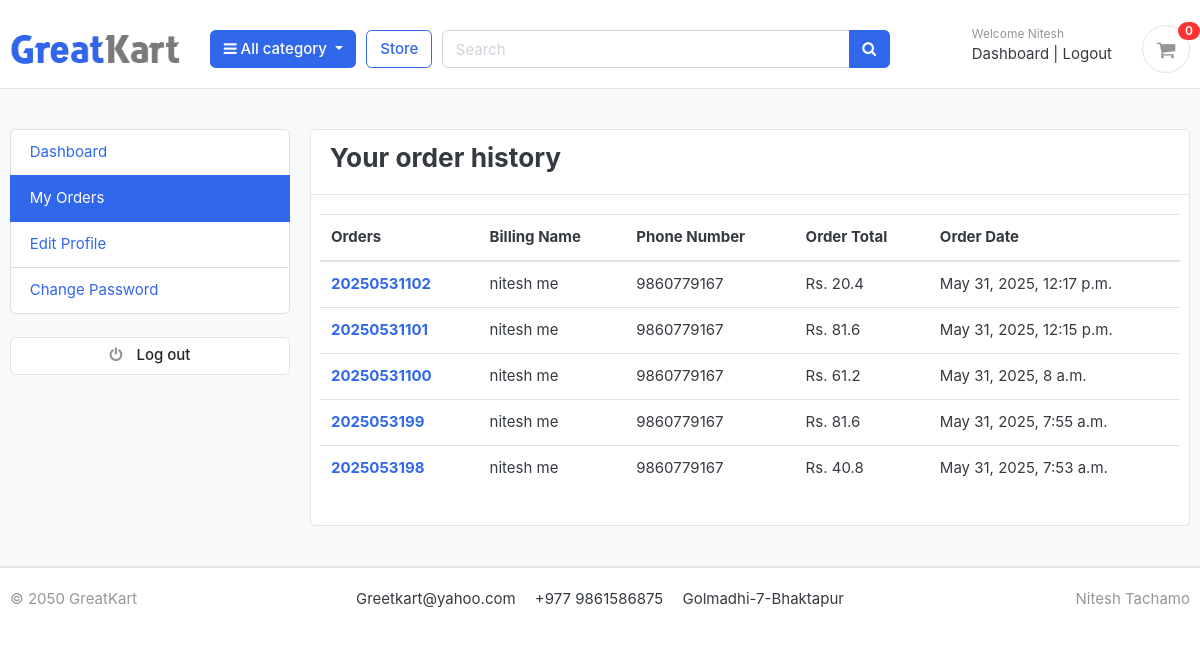
Page /accounts/my_orders/ (signed in) on the earlier database version.
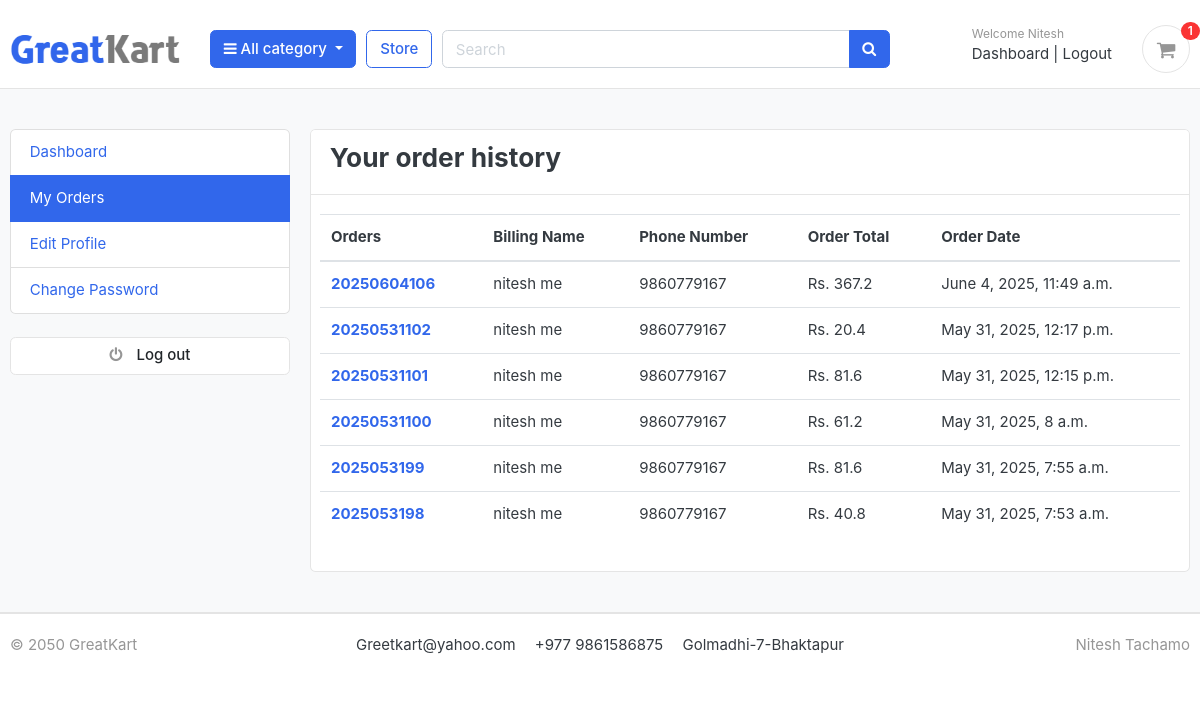
Same page on the later database version.
### orders/models.py (models this page shows, shortened)
class Order(models.Model):
    STATUS_CHOICES = (
    ('New', 'New'),
    ('Accepted', 'Accepted'),
    ('Completed', 'Completed'),
    ('Cancelled', 'Cancelled'),
    )
    user = models.ForeignKey(Account, on_delete=models.SET_NULL, null=True)
    payment = models.ForeignKey('Payment', on_delete=models.SET_NULL, blank=True, null=True)
    order_number = models.CharField(max_length=20)
    first_name = models.CharField(max_length=50)
    last_name = models.CharField(max_length=50)
    phone = models.CharField(max_length=15)
    email = models.EmailField(max_length=100)
    address_line_1 = models.CharField(max_length=100)
    address_line_2 = models.CharField(max_length=100, blank=True)
    country = models.CharField(max_length=50)
    state = models.CharField(max_length=50)
    city = models.CharField(max_length=50)
    order_note = models.TextField(blank=True)
    order_total = models.FloatField()
    tax = models.FloatField()
    status = models.CharField(max_length=10, choices=STATUS_CHOICES, default='New')
    ip = models.CharField(max_length=20, blank=True)
    is_ordered = models.BooleanField(default=False)
    created_at = models.DateTimeField(auto_now_add=True)
    updated_at = models.DateTimeField(auto_now=True)
    def full_name(self):
        return f'{self.first_name} {self.last_name}'

### accounts/views.py (the view)
# urls.py: path('my_orders/',views.my_orders,name="my_orders"),
@login_required
def my_orders(request):
    orders = Order.objects.filter(user=request.user, is_ordered=True).order_by('-created_at')
    context = {
        'orders': orders
        }
    return render(request, 'accounts/my_orders.html', context)

### carts/context_processors.py (called while the page is built)
def counter(request):
    cart_count=0
    if 'admin' in request.path:
        return{}
    else:
        try:
            cart=Cart.objects.filter(cart_id=_cart_id(request))
            if request.user.is_authenticated:
                cart_items=CartItem.objects.all().filter(user=request.user)
            else:
                cart_items=CartItem.objects.all().filter(cart=cart[:1])
            for cart_item in cart_items:
                cart_count += cart_item.quantity
        except Cart.DoesNotExist:
            cart_count=0
    return dict(cart_count=cart_count)

### carts/views.py (called while the page is built)
def _cart_id(request):
    cart = request.session.session_key
    if not cart:
        cart = request.session.create()
    return cart

### category/context_processors.py (called while the page is built)
def menu_links(request):
    links = Category.objects.all()
    return dict(links=links)

### category/models.py (called while the page is built)
    def get_url(self):
        return reverse('products_by_category', args=[self.slug])

### templates/accounts/my_orders.html (shortened to what this page needs)
{% extends "base.html" %}
{% block content %}
<section class="section-conten padding-y bg">
  <div class="container">
    <div class="row">
      {% include "includes/dashboard_sidebar.html" %}
      <main class="col-md-9">
        <article class="card">
          <header class="card-header">
            <h3 class="d-inline-block mr-3">Your order history</h3>
          </header>
          <div class="card-body">
            <div class="row">
<table class="table">
  <thead>
    <tr>
      <th scope="col">Orders</th>
      <th scope="col">Billing Name</th>
      <th scope="col">Phone Number</th>
      <th scope="col">Order Total</th>
      <th scope="col">Order Date</th>
    </tr>
  </thead>
  <tbody>
    {% for order in orders %}
    <tr>
      <th scope="row"><a href="{% url "order_detail" order.order_number %}">{{order.order_number}}</a></th>
      <td>{{order.full_name}}</td>
      <td>{{order.phone}}</td>
      <td>Rs. {{order.order_total}}</td>
      <td>{{order.created_at}}</td>
    </tr>
    {% endfor %}
  </tbody>
</table>
        </article>
      </main>
    </div>
  </div>
</section>
{% endblock %}

### templates/includes/navbar.html (shortened to what this page needs)
{% load static %}
<header class="section-header">
    <section class="header-main border-bottom" style="margin-top: 10px;">
        <div class="container">
    <div class="row align-items-center">
        <div class="col-lg-2 col-md-3 col-6">
            <a href="/" class="brand-wrap">
                <img class="logo" src="{% static 'images/logo.png' %}">
            </a>
        </div>
        <div class="col-lg col-sm col-md col-6 flex-grow-0">
            <div class="category-wrap dropdown d-inline-block float-right">
                <button type="button" class="btn btn-primary dropdown-toggle" data-toggle="dropdown">
                    <i class="fa fa-bars"></i> All category
                </button>
            </div>
        </div>
        <a href="{% url 'store' %}" class="btn btn-outline-primary">Store</a>
        <div class="col-lg col-md-6 col-sm-12 col">
            <form action=" {% url "search" %}" class="search" method="GET">
                <div class="input-group w-100">
                    <input type="text" class="form-control" style="width:60%;" placeholder="Search" name="keyword">
                    <div class="input-group-append">
                      <button class="btn btn-primary" type="submit">
                        <i class="fa fa-search"></i>
                      </button>
                    </div>
                </div>
            </form>
        </div>
        <div class="col-lg-3 col-sm-6 col-8 order-2 order-lg-3">
            <div class="d-flex justify-content-end mb-3 mb-lg-0">
                {% if user.is_authenticated %}
                <div class="widget-header">
                    <small class="title text-muted">Welcome {{ user.first_name }}</small>
                    <div>
                        <a href="{% url "dashboard" %}">Dashboard</a> <span class="dark-transp"> | </span>
                        <a href="{% url 'logout' %}">Logout</a>
                    </div>
                </div>
            {% endif %}
                <a href=" {% url "cart" %}" class="widget-header pl-3 ml-3">
                    <div class="icon icon-sm rounded-circle border"><i class="fa fa-shopping-cart"></i></div>
                    <span class="badge badge-pill badge-danger notify">{{ cart_count}}</span>
                </a>
            </div>
        </div>
    </div>
        </div>
    </section>
    </header>

Differences in the rows shown:
added Order: order_number "20250604106", full_name "nitesh me", phone "9860779167", order_total "367.2", created_at "June 4, 2025, 11:49 a.m."
Other differences:
{{ cart_count }}: "0" → "1"
